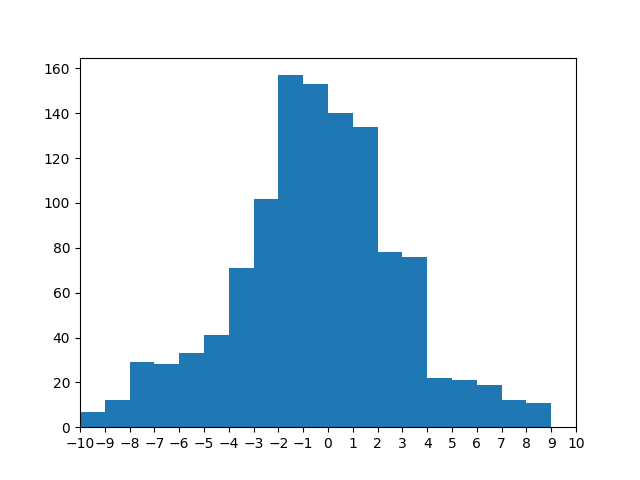

The script that saved this image:
import numpy as np
import matplotlib.pyplot as plt
import pandas as pd

#data = pd.read_csv('detekcja_analitic0.txt',sep=' ',header=None)
data = pd.read_csv('detekcja_hough0.txt', sep=' ', header=None)
#data = pd.read_csv('detekcja_tf0.txt',sep=' ',header=None)

data = pd.DataFrame(data)
x = data[7]
y = []
for i in range(len(x)):
    if -10 < x[i] < 10:
        y.append(x[i])

print("total, ok, % ", len(x), len(y), len(y)/len(x))
print("median std [pix]", np.median(y), np.std(y))
scale = 0.00302323
print("median std [mm]", np.median(y)*scale, np.std(y)*scale, len(y))

plt.xlim(-10, 10)
plt.xticks(np.arange(-10, 10+1, 1.0))
plt.hist(y, bins=np.arange(-10, 10, 1.0))
plt.savefig('histogram.png')
plt.show()
